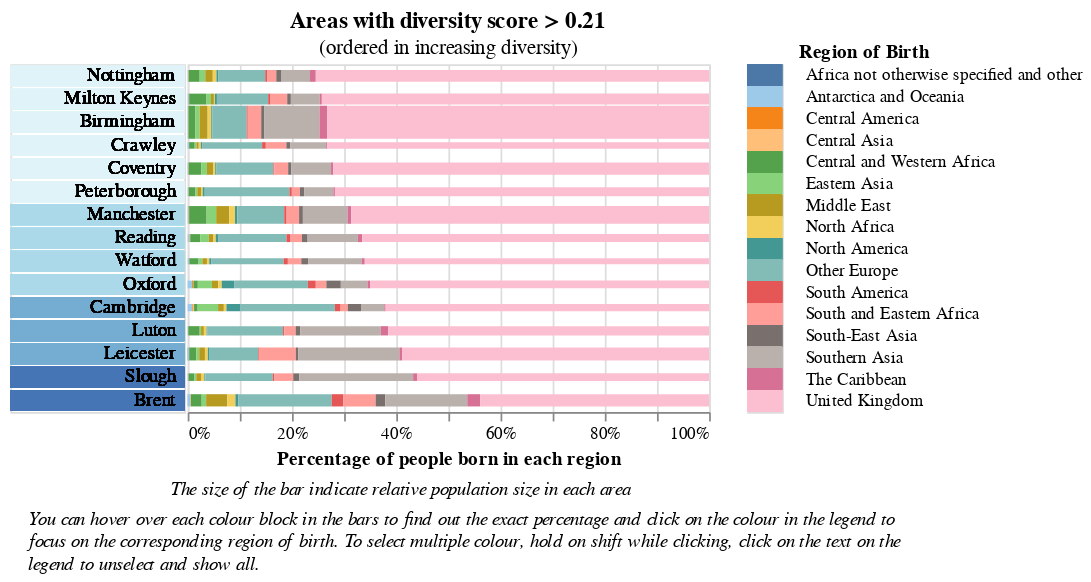

The Vega-Lite source for this figure:
### Vega-Lite specification from a JSON file in a GitHub repository (floating-point values rounded to 4 significant figures; data arrays with more than 128 entries replaced by an {"elided": "..."} marker saying what was removed)
{"config": {"view": {"continuousWidth": 300, "continuousHeight": 300}}, "vconcat": [{"concat": [{"layer": [{"mark": {"type": "bar"}, "encoding": {"color": {"field": "binned", "legend": null, "scale": {"range": ["#e0f3f8ff", "#abd9e9ff", "#74add1ff", "#4575b4ff"]}, "type": "nominal"}, "y": {"axis": null, "field": "LAD21NM", "sort": {"field": "Entropy", "order": "ascending"}, "title": null, "type": "nominal"}}}, {"mark": {"type": "text", "align": "right", "dx": 45}, "encoding": {"text": {"field": "LAD21NM", "type": "nominal"}, "y": {"axis": null, "field": "LAD21NM", "sort": {"field": "Entropy", "order": "ascending"}, "title": null, "type": "nominal"}}}], "data": {"name": "data-12c78f8fa28d79780b71816b92879e5b"}, "height": 200, "width": 100}, {"hconcat": [{"layer": [{"data": {"name": "data-12c78f8fa28d79780b71816b92879e5b"}, "mark": {"type": "bar"}, "encoding": {"color": {"condition": {"param": "param_26", "field": "Region of Birth", "scale": {"scheme": "tableau20"}, "type": "nominal"}, "value": "lightgray"}, "size": {"field": "Population", "legend": null, "type": "quantitative"}, "tooltip": [{"field": "Region of Birth"}, {"field": "value", "format": ".0%", "title": "Percentage", "type": "quantitative"}], "x": {"field": "value", "stack": "normalize", "title": "Percentage of people born in each region", "type": "quantitative"}, "y": {"axis": null, "field": "LAD21NM", "sort": {"field": "Entropy", "order": "ascending"}, "title": null, "type": "nominal"}}, "name": "view_67", "title": {"text": "Areas with diversity score > 0.21", "subtitle": "(ordered in increasing diversity)"}}, {"data": {"name": "empty"}, "mark": {"type": "text", "align": "left", "baseline": "bottom", "fontStyle": "italic"}, "encoding": {"text": {"value": ["The size of the bar indicate relative population size in each area"]}, "x": {"value": -10}, "y": {"value": 250}}}], "height": 200}, {"data": {"name": "data-12c78f8fa28d79780b71816b92879e5b"}, "mark": {"type": "rect"}, "encoding": {"color": {"condition": {"param": "param_26", "field": "Region of Birth", "scale": {"scheme": "tableau20"}, "legend": null, "type": "nominal"}, "value": "lightgray"}, "y": {"axis": {"title": "Region of Birth", "titleAngle": 0, "titleY": -2, "titleAlign": "left", "labelAlign": "left", "offset": -35, "ticks": false, "grid": false, "domainColor": "transparent"}, "field": "Region of Birth", "type": "nominal"}}, "height": 200, "name": "view_68"}]}], "resolve": {"scale": {"color": "independent"}}, "spacing": -10}, {"data": {"name": "empty"}, "mark": {"type": "text", "align": "left", "baseline": "bottom", "fontStyle": "italic"}, "encoding": {"text": {"value": ["You can hover over each colour block in the bars to find out the exact percentage and click on the colour in the legend to", "focus on the corresponding region of birth. To select multiple colour, hold on shift while clicking, click on the text on the", "legend to unselect and show all."]}}}], "params": [{"name": "param_26", "select": {"type": "point", "encodings": ["color"]}, "views": ["view_67", "view_68"]}], "spacing": 5, "$schema": "https://vega.github.io/schema/vega-lite/v5.17.0.json", "datasets": {"data-12c78f8fa28d79780b71816b92879e5b": {"elided": "240 records"}, "empty": [{}]}}
